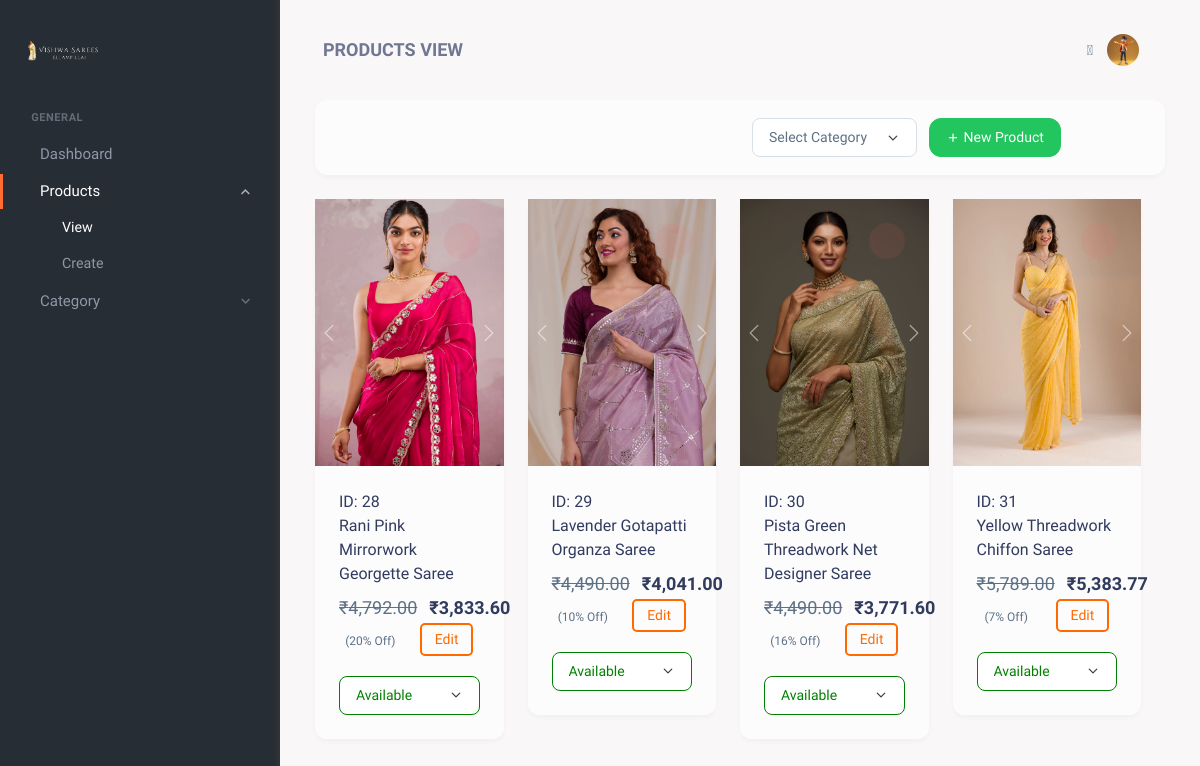
/admin/view_product.php (signed in), run on the app's committed database.
### tables this page shows
CREATE TABLE `product` (
  `Product_id` int(11) NOT NULL,
  `Name` text NOT NULL,
  `Description` text NOT NULL,
  `Price` int(11) NOT NULL,
  `w_data` text NOT NULL,
  `discount_p` int(11) NOT NULL,
  `Img_filename1` text NOT NULL,
  `Img_filename2` text NOT NULL,
  `Img_filename3` text NOT NULL,
  `Img_filename4` text NOT NULL,
  `Img_filename5` text NOT NULL,
  `Img_filename6` text NOT NULL,
  `Category` varchar(30) NOT NULL,
  `Availability` varchar(30) NOT NULL
);

### admin/view_product.php (the view, shortened to what this page needs)
<?php
include('connection.php');
$product_query = "SELECT Product_id, Name, Availability, Price, discount_p, Img_filename1, Img_filename2, Img_filename3, Category FROM product";
$product_result = mysqli_query($conn, $product_query);
$filter = "";
?>
<!DOCTYPE html>
<html lang="en">
<head>
  <link href="https://cdn.jsdelivr.net/npm/bootstrap@5.3.0/dist/css/bootstrap.min.css" rel="stylesheet">
    <link href="https://cdnjs.cloudflare.com/ajax/libs/font-awesome/6.0.0/css/all.min.css" rel="stylesheet">
     <link href="assets/css/vendor.min.css" rel="stylesheet" type="text/css" />
     <link href="assets/css/icons.min.css" rel="stylesheet" type="text/css" />
     <link href="assets/css/app.min.css" rel="stylesheet" type="text/css" />
         <link href="./cssadmin/all.css" rel="stylesheet" type="text/css" />
</head>
<body>
     <div class="wrapper">
        <header class="topbar">
            <div class="container-fluid">
                <div class="navbar-header">
                    <div class="d-flex align-items-center">
                        <div class="topbar-item">
                            <h4 class="fw-bold topbar-button pe-none text-uppercase mb-0">Products View</h4>
                        </div>
                    </div>
                    <div class="d-flex align-items-center gap-1">
                        <div class="topbar-item">
                            <button type="button" class="topbar-button" id="light-dark-mode">
                            </button>
                        </div>
                        <div id="notification" class="notification">
                            <i class="fas fa-check-circle"></i> <span id="notificationText"></span>
                        </div>
                        <div class="dropdown topbar-item">
                            <a type="button" class="topbar-button" id="page-header-user-dropdown" data-bs-toggle="dropdown"
                                aria-haspopup="true" aria-expanded="false">
                                <span class="d-flex align-items-center">
                                    <img class="rounded-circle" width="32" src="../images/icons/3.jpg" alt="avatar-3">
                                </span>
                            </a>
                        </div>
                    </div>
                </div>
            </div>
        </header>
        <div class="main-nav">
            <div class="logo-box">
                <a href="./dashboard.php" class="logo-light">
                    <img src="../images/icons/logo11.png" class="logo-lg" alt="logo light">
                </a>
            </div>
            <button type="button" class="button-sm-hover" aria-label="Show Full Sidebar">
                <iconify-icon icon="solar:double-alt-arrow-right-bold-duotone" class="button-sm-hover-icon"></iconify-icon>
            </button>
            <div class="scrollbar" data-simplebar>
                <ul class="navbar-nav" id="navbar-nav">
                    <li class="menu-title">General</li>
                    <li class="nav-item">
                        <a class="nav-link" href="./dashboard.php">
                            <span class="nav-text"> Dashboard </span>
                        </a>
                    </li>
                    <li class="nav-item">
                        <a class="nav-link menu-arrow" href="#sidebarProducts" data-bs-toggle="collapse" role="button"
                            aria-expanded="false" aria-controls="sidebarProducts">
                            <span class="nav-text"> Products </span>
                        </a>
                        <div class="collapse" id="sidebarProducts">
                            <ul class="nav sub-navbar-nav">
                                <li class="sub-nav-item">
                                    <a class="sub-nav-link" href="./view_product.php">View</a>
                                </li>
                                <li class="sub-nav-item">
                                    <a class="sub-nav-link" href="create_product.php">Create</a>
                                </li>
                            </ul>
                        </div>
                    </li>
                    <li class="nav-item">
                        <a class="nav-link menu-arrow" href="#sidebarCategory" data-bs-toggle="collapse" role="button"
                            aria-expanded="false" aria-controls="sidebarCategory">
                            <span class="nav-text"> Category </span>
                        </a>
                </ul>
            </div>
        </div>
          <div class="page-content">
               <div class="container-xxl">
                    <div class="row">
                         <div class="col-lg-12">
                              <div class="card bg-light-subtle">
                                   <div class="card-header border-0">
                                        <div class="row justify-content-between align-items-center">
                                             <div class="col-lg-6">
                                                  <div class="text-md-end mt-3 mt-md-0 w-100  d-end  d-flex">
                                                               <div class="filter-dropdown "><div class=". "></div>
                                                                         <form action="" method="GET">
                                                                           <select class="form-select" name="filter" onchange="this.form.submit()">
                                                                                 <option value=""><?php echo $filter ? $filter : 'Select Category'; ?></option>
                                                                    </select>
                                                                         </form>
                                                                           </div>
                                                       <a href="./create_product.php" class="btn btn-success me-1 mx-2"><i class="bx bx-plus"></i> New Product</a>
                                                  </div>
                                             </div>
                                        </div>
                                   </div>
                              </div>
                              <div class="row">
                              <?php if (mysqli_num_rows($product_result) > 0): ?>
        <div class="row">
            <?php while ($product = mysqli_fetch_assoc($product_result)): ?>
                    <?php
                    $discountPercentage = $product['discount_p'];
                    $originalPrice = $product['Price'];
                    $discountedPrice = $originalPrice * (1 - $discountPercentage / 100);
                    ?>
                     <div class="col-sm-6 col-md-3 col-lg-3 col-xxl-2 ">
                        <div class="card">
                            <div id="carouselExampleControls_<?php echo $product['Product_id']; ?>" class="carousel slide" data-ride="carousel">
                                <div class="carousel-inner">
                                    <div class="carousel-item active" data-bs-interval="2000">
                                        <img class="d-block w-100" src="../images/product/<?php echo $product['Img_filename1']; ?>" alt="<?php echo htmlspecialchars($product['Name']); ?>">
                                    </div>
                                </div>
                                <button class="carousel-control-prev" type="button" data-bs-target="#carouselExampleControls_<?php echo $product['Product_id']; ?>" data-bs-slide="prev">
                                    <span class="carousel-control-prev-icon" aria-hidden="true"></span>
                                </button>
                                <button class="carousel-control-next" type="button" data-bs-target="#carouselExampleControls_<?php echo $product['Product_id']; ?>" data-bs-slide="next">
                                    <span class="carousel-control-next-icon" aria-hidden="true"></span>
                                </button>
                            </div>
                            <div class="card-body bg-light-subtle rounded-bottom">
                                <a class="text-dark fw-medium fs-16">ID: <?php echo htmlspecialchars($product['Product_id']); ?></a><br>
                                <a class="text-dark fw-medium fs-16" style="text-transform: capitalize;"><?php echo htmlspecialchars($product['Name']); ?></a>
                                <h4 class="fw-semibold text-dark mt-2 d-flex align-items-center gap-2">
                                    <span class="text-muted text-decoration-line-through">₹<?php echo number_format($originalPrice, 2); ?></span>
                                    ₹<?php echo number_format($discountedPrice, 2); ?>
                                </h4>
                                <div class="d-flex gap-2 w-100 justify-content-around align-items-center">
                                        <div class="dropdown">
                                        <a class="text-dark fw-medium fs-16"><small class="text-muted"> (<?php echo $discountPercentage; ?>% Off)</small></a>
                                        </div>
                                        <div class="dropdown">
                                                <a class="sub-nav-link" class="btn btn-soft-primary border border-primary-subtle"
                                                style="border: 2px solid rgb(255, 106, 0); padding:0.4rem 0.8rem; border-radius:5px; color:  rgb(255, 106, 0);"  href="edit_product.php?id=<?php echo $product['Product_id']; ?>">Edit</a>
                                        </div>
                                    </div>
                                <div class="mt-3">
                                    <div class="d-flex gap-2">
                                        <select class="form-select form-status status-dropdown"
                                                data-product-id="<?php echo $product['Product_id']; ?>">
                                            <option value="Available" <?php if ($product['Availability'] == 'Available')
                                                echo 'selected'; ?>>Available</option>
                                        </select>
                                    </div>
                                </div>
                            </div>
                            <span class="position-absolute top-0 end-0 p-3">
                                 <button type="button" class="delete-btn btn btn-soft-danger avatar-sm d-inline-flex align-items-center justify-content-center fs-20 rounded-circle"
                data-product-id="<?php echo $product['Product_id']; ?>"
                data-product-name="<?php echo htmlspecialchars($product['Name']); ?>"
                data-product-image="<?php echo htmlspecialchars($product['Img_filename1']); ?>">
        </button>
                            </span>
                        </div>
                    </div>
            <?php endwhile; ?>
        </div>
<?php else: ?>
        <div class="no-product-row">
            <p>No products available</p>
        </div>
<?php endif; ?>
                              </div>
                         </div>
                    </div>
               </div>
          </div>
     </div>
</body>
</html>

### admin/cssadmin/all.css (style rules this page uses)
* { font-family: "K2D", sans-serif !important; font-weight: 300; font-style: normal; }

### admin/view_product.php (style rules this page uses)
.available { border-color: green !important; color: green !important; }

### data on the page
product: Img_filename1+Name (picture), Product_id "28", Name "Rani Pink Mirrorwork Georgette Saree", Price "4,792.00", discountedPrice "3,833.60", discount_p "20", Availability+Product_id "Available"
product: Img_filename1+Name (picture), Product_id "29", Name "Lavender Gotapatti Organza Saree", Price "4,490.00", discountedPrice "4,041.00", discount_p "10", Availability+Product_id "Available"
product: Img_filename1+Name (picture), Product_id "30", Name "Pista Green Threadwork Net Designer Saree", Price "4,490.00", discountedPrice "3,771.60", discount_p "16", Availability+Product_id "Available"
product: Img_filename1+Name (picture), Product_id "31", Name "Yellow Threadwork Chiffon Saree", Price "5,789.00", discountedPrice "5,383.77", discount_p "7", Availability+Product_id "Available"
